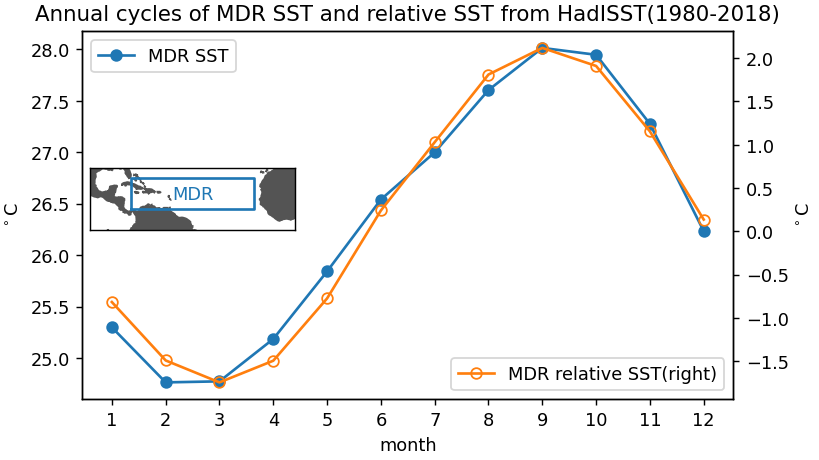

This figure's Python source:
#!/usr/bin/env python
# Wenchang Yang (wenchang@princeton.edu)
# Tue Dec  1 11:52:52 EST 2020
if __name__ == '__main__':
    from misc.timer import Timer
    tt = Timer(f'start {__file__}')
import sys, os.path, os, glob
import xarray as xr, numpy as np, pandas as pd
#import matplotlib.pyplot as plt
#more imports
from geoplots import mapplot
#
if __name__ == '__main__':
    tt.check('end import')
#
#start from here
dfile = __file__.replace('.py', '.nc')
if os.path.exists(dfile):
    ds = xr.open_dataset(dfile)
    print('[loaded]:', dfile)
else:
    ifile = '/tigress/wenchang/analysis/TC_statmodel/HadISST.sstindex.187001-201912.nc'
    ds = xr.open_dataset(ifile)
    ds.to_netcdf(dfile)
    print('[saved]:', dfile)
 
 
if __name__ == '__main__':
    from wyconfig import * #my plot settings
    ds = ds.sel(time=slice('1980', '2018'))
    #figname = __file__.replace('.py', f'_{tt.today()}.png')
    fig, ax = plt.subplots()
    da = ds.sst_mdr.groupby('time.month').mean('time')
    da.plot(ax=ax, marker='o', label='MDR SST', color='C0')
    ax.set_ylabel('$^\circ$C')
    ax.legend(loc='upper left')

    ax_ = ax.twinx()
    da = (ds.sst_mdr - ds.sst_trop).groupby('time.month').mean('time')
    da.plot(ax=ax_, marker='o', fillstyle='none', label='MDR relative SST(right)', color='C1')
    ax_.set_ylabel('$^\circ$C')
    ax_.legend(loc='lower right')
    ax_.set_title('Annual cycles of MDR SST and relative SST from HadISST(1980-2018)')
    ax_.set_xticks(range(1,13))

    
    # plot MDR rectanglar region
    ax_small = fig.add_axes([0.11, 0.5, 0.25, 0.25/100*30*16/9])
    plt.sca(ax_small)
    mapplot(lonlatbox=[360-80, 360-20, 10, 25], lonlatbox_color='C0', fill_continents=True)
    plt.xlim(360-100,360)
    plt.ylim(0,30)
    plt.xticks([])
    plt.yticks([])
    plt.text(360-50, 17.5, 'MDR', ha='center', va='center', color='C0')
    #plt.text(360-80, 10, '80W,10N', ha='right', va='top', fontsize='small', color='C0')
    #plt.text(360-20, 25, '20W,25N', ha='left', va='bottom', fontsize='small', color='C0')



    
    figname = __file__.replace('.py', '.png')
    if len(sys.argv) > 1 and sys.argv[1] == 'savefig':
        wysavefig(figname)
    tt.check(f'**Done**')
    plt.show()
    
